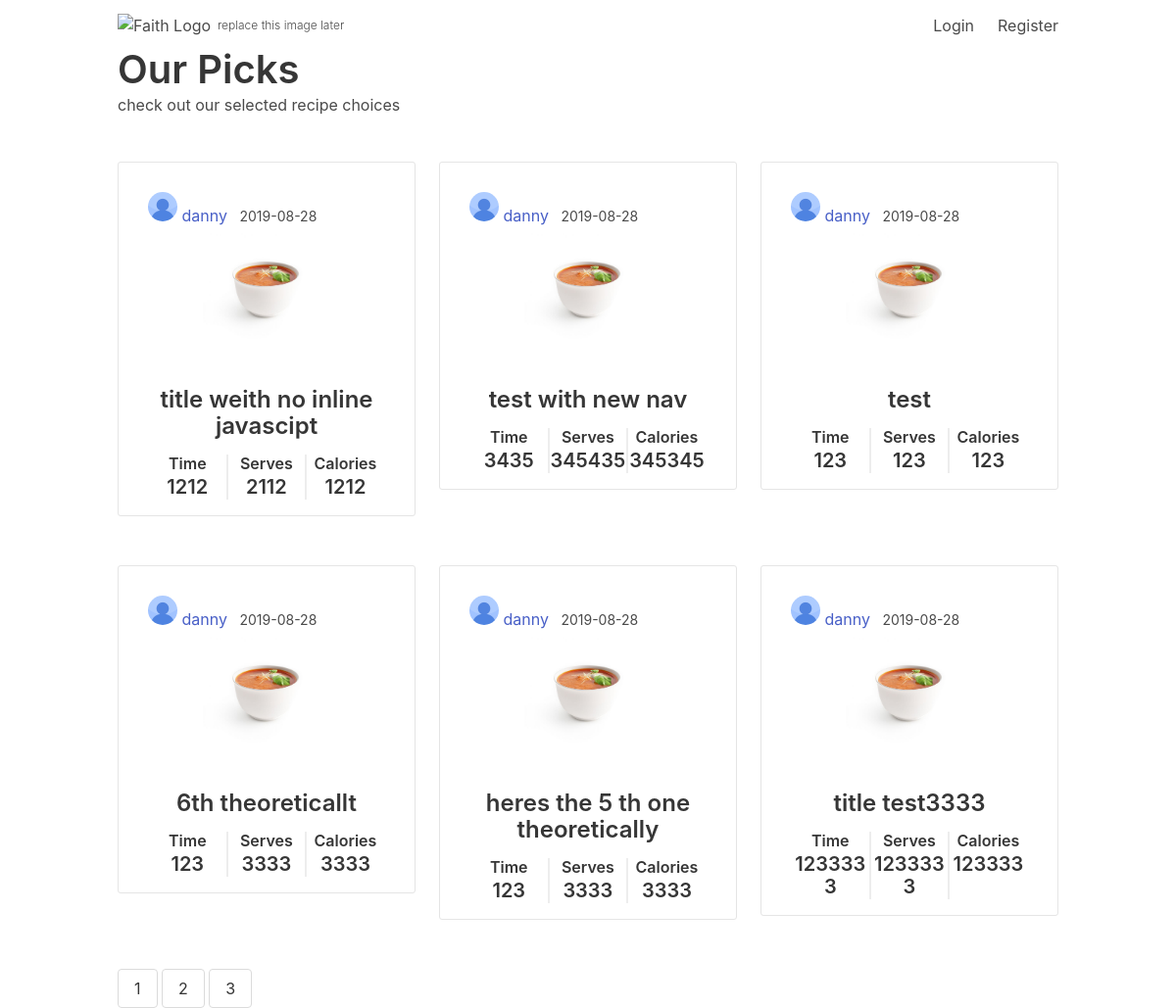
The app's page /home, older data.
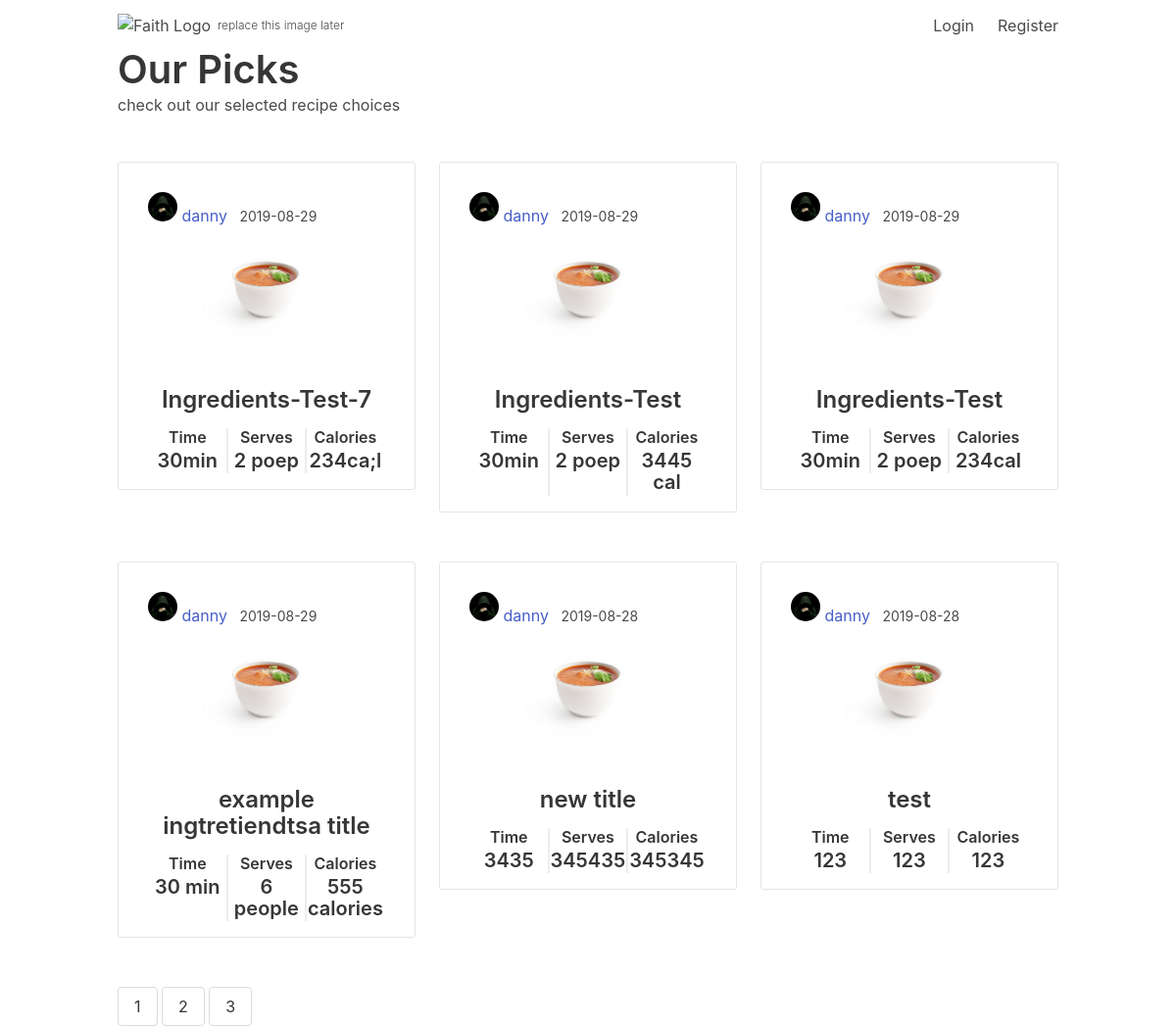
The same page, newer data.
### backend/flaskblog/models.py (models this page shows, shortened)
class Post(db.Model):
    id = db.Column(db.Integer, primary_key=True)
    title = db.Column(db.String(100), nullable=False)
    time = db.Column(db.String(100), nullable=False)
    serves = db.Column(db.String(100), nullable=False)
    cal = db.Column(db.String(100), nullable=False)
    date_posted = db.Column(db.DateTime, nullable=False, default=datetime.utcnow)
    ingredients = db.Column(db.PickleType(), nullable=False)
    steps = db.Column(db.PickleType(), nullable=False)
    image = db.Column(db.String(20), nullable=False, default='image.jpg')
    user_id = db.Column(db.Integer, db.ForeignKey('user.id'), nullable=False)

class User(db.Model, UserMixin):
    id = db.Column(db.Integer, primary_key=True)
    username = db.Column(db.String(20), unique=True, nullable=False)
    email = db.Column(db.String(120), unique=True, nullable=False)
    image_file = db.Column(db.String(20), nullable=False, default='2.jpg')
    password = db.Column(db.String(60), nullable=False)
    posts = db.relationship('Post', backref='author', lazy=True)

### backend/flaskblog/routes.py (the view)
@app.route("/")
@app.route("/home")
def home():
    page = request.args.get('page', 1, type=int)
    posts = Post.query.order_by(Post.date_posted.desc()).paginate(page=page, per_page=6)
    return render_template('home.html', posts=posts)

### backend/flaskblog/templates/home.html (shortened to what the changed rows need)
{% extends "layout-2.html" %}
{% block content %}
  <section class="section">
    <div class="container">
    <div class="columns">
      <div class="column">
        <h2 class="title is-2">Our Picks</h2>
      </div>
    </div>
    </div>
  </section>
  <section>
      <div class="container">
         {% for post in posts.items %}
         {% if loop.index % 4 == 0  %}
        </div>
        {% endif %}
         {% if loop.index == 1 or loop.index % 4 == 0  %}
         <div class="columns">
            <div class="column is-4">
                <div class="flex-card light-bordered hover-inset">
                    <div class="card-body">
                        <div class="content">
                            <div class="article-metadata">
                                <img class="profile-img" src="{{ url_for('static', filename='profile_pics/' + post.author.image_file) }}">
                                <a class="mr-2" href="{{ url_for('user_posts', username=post.author.username) }}">{{ post.author.username }}</a>
                                <small class="text-muted">{{ post.date_posted.strftime('%Y-%m-%d') }}</small>
                              </div>
                              <a  href="{{ url_for('post', post_id=post.id) }}" >
                                  <div class="card-box">
                                      <img class="card-image" src="{{ url_for('static', filename='post_img/' + post.image) }}" alt="">
                                  </div>
                            <h3 class="no-margin title-bold has-text-centered">{{ post.title }}</h3>
                                    <div class="card-text">
                                      <div class="card-section">
                                          <h6 class="subtitle is-6 has-text-centered">Time</h6>
                                          <h5 class="title is-5 has-text-centered ">{{ post.time }}</h5>
                                      </div>
                                    <div class="card-section">
                                            <h6 class="subtitle is-6 has-text-centered">Serves</h6>
                                            <h5 class="title is-5 has-text-centered">{{ post.serves }}</h5>
                                    </div>
                                    <div class="card-section">
                                            <h6 class="subtitle is-6 has-text-centered">Calories</h6>
                                            <h5 class="title is-5 has-text-centered">{{ post.cal }}</h5>
                                    </div>
                                  </div>
                                </a>
                        </div>
                    </div>
                </div>
            </div>
         {% else %}
         <div class="column is-4">
            <div class="flex-card light-bordered hover-inset">
                <div class="card-body">
                    <div class="content">
                        <div class="article-metadata">
                            <img class="profile-img" src="{{ url_for('static', filename='profile_pics/' + post.author.image_file) }}">
                            <a class="mr-2" syle="padding-bottom: 10px; !important" href="{{ url_for('user_posts', username=post.author.username) }}">{{ post.author.username }}</a>
                            <small class="text-muted">{{ post.date_posted.strftime('%Y-%m-%d') }}</small>
                          </div>
                          <a  href="{{ url_for('post', post_id=post.id) }}" >
                            <div class="header-avatar">
                                <img class="card-image" src="{{ url_for('static', filename='post_img/' + post.image) }}" alt=""
>
                                </div>
                                <h3 class="no-margin title-bold has-text-centered">{{ post.title }}</h3>
                                <div class="card-text">
                                  <div class="card-section">
                                      <h6 class="subtitle is-6 has-text-centered">Time</h6>
                                      <h5 class="title is-5 has-text-centered ">{{ post.time }}</h5>
                                  </div>
                                <div class="card-section">
                                   <h6 class="subtitle is-6 has-text-centered">Serves</h6>
                                        <h5 class="title is-5 has-text-centered">{{ post.serves }}</h5>
                                </div>
                                <div class="card-section">
                                        <h6 class="subtitle is-6 has-text-centered">Calories</h6>
                                        <h5 class="title is-5 has-text-centered">{{ post.cal }}</h5>
                                </div>
                              </div>
                              </a>
                    </div>
                </div>
            </div>
        </div>
          {% endif %}
          {% endfor %}
      </div>
      {% for page_num in posts.iter_pages(left_edge=1, right_edge=1, left_current=1, right_current=2) %}
      {% if page_num %}
        {% if posts.page == page_num %}
          <a class="button " href="{{ url_for('home', page=page_num) }}">{{ page_num }}</a>
        {% else %}
          <a class="button  " href="{{ url_for('home', page=page_num) }}">{{ page_num }}</a>
        {% endif %}
      {% else %}
        ...
      {% endif %}
    {% endfor %}
        </div>
  </section>
{% endblock content %}

Row changes from the older to the newer data that the page shows:
removed Post: image_file (picture), author.username "danny", date_posted "2019-08-28", image (picture), title "title weith no inline javascipt", time "1212", serves "2112", cal "1212"
no longer on this page (row unchanged): Post: image_file (picture), author.username "danny", date_posted "2019-08-28", image (picture), title "6th theoreticallt", time "123", serves "3333", cal "3333"
no longer on this page (row unchanged): Post: image_file (picture), author.username "danny", date_posted "2019-08-28", image (picture), title "heres the 5 th one theoretically", time "123", serves "3333", cal "3333"
no longer on this page (row unchanged): Post: image_file (picture), author.username "danny", date_posted "2019-08-28", image (picture), title "title test3333", time "1233333", serves "1233333", cal "123333"
added Post: image_file (picture), author.username "danny", date_posted "2019-08-29", image (picture), title "Ingredients-Test-7", time "30min", serves "2 poep", cal "234ca;l"
added Post: image_file (picture), author.username "danny", date_posted "2019-08-29", image (picture), title "Ingredients-Test", time "30min", serves "2 poep", cal "3445 cal"
added Post: image_file (picture), author.username "danny", date_posted "2019-08-29", image (picture), title "Ingredients-Test", time "30min", serves "2 poep", cal "234cal"
added Post: image_file (picture), author.username "danny", date_posted "2019-08-29", image (picture), title "example ingtretiendtsa title", time "30 min", serves "6 people", cal "555 calories"
changed Post: image_file: a different picture; title "test with new nav" → "new title"
changed through a linked row, Post "test": image_file: a different picture
